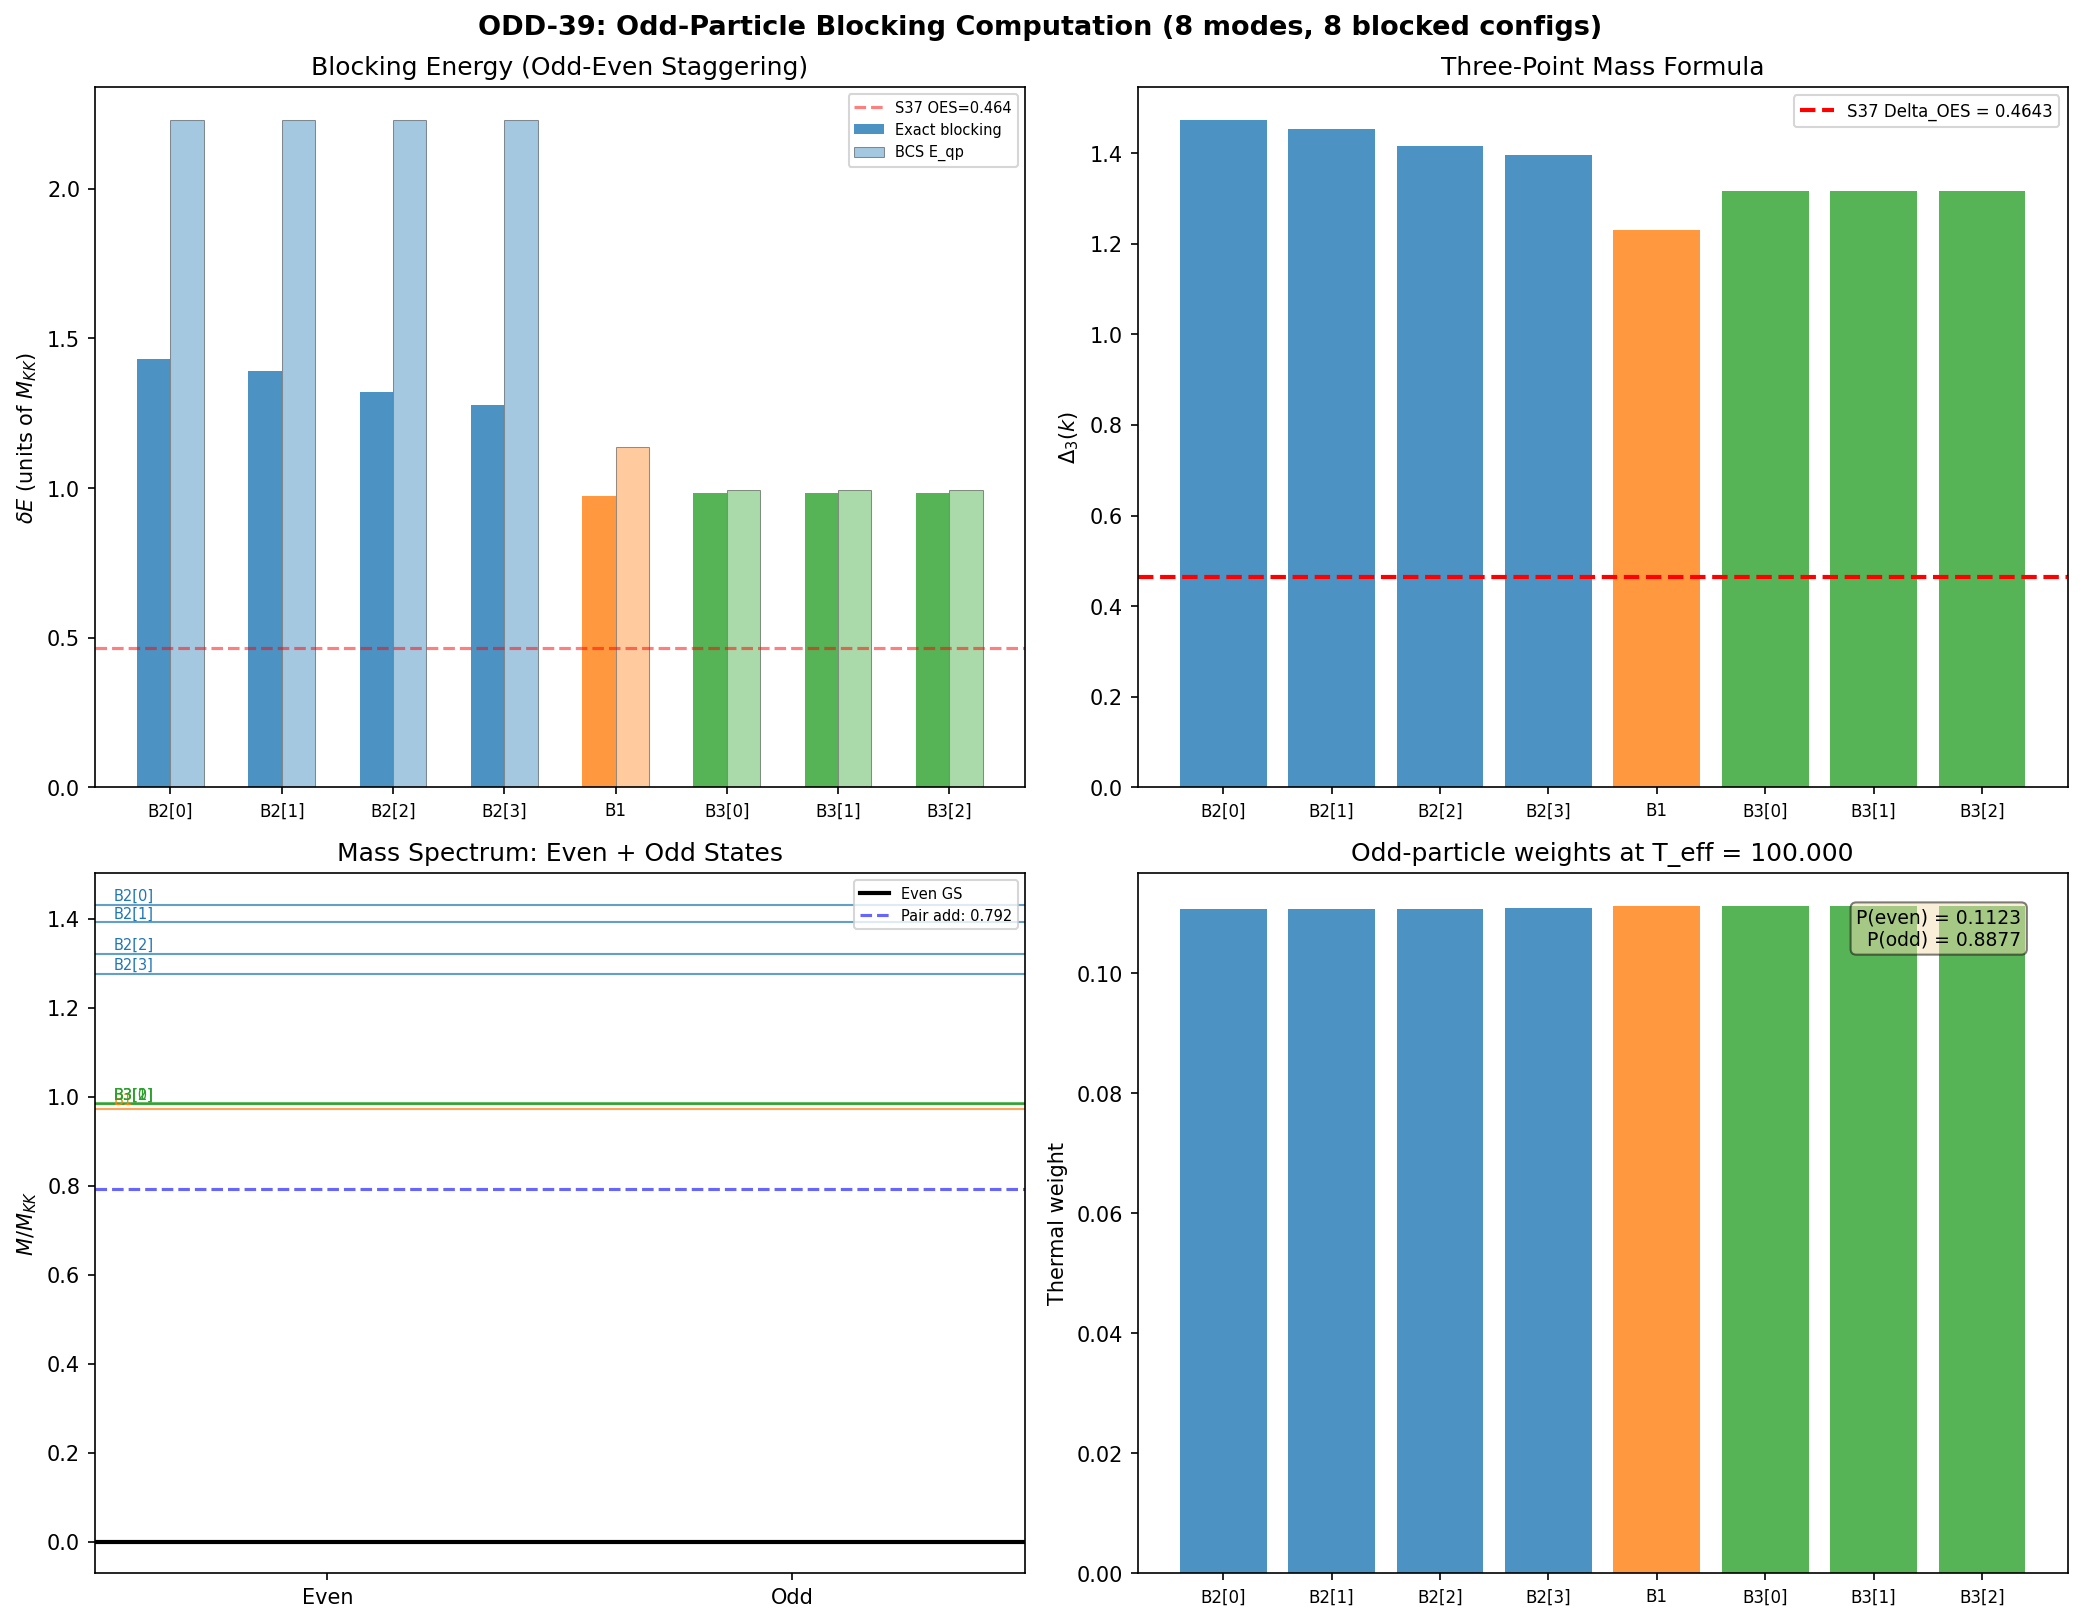

Write Python code to recreate this figure.
#!/usr/bin/env python3
"""
s39_odd_blocking.py — Odd-Particle Blocking Computation (ODD-39)

Computes the quasiparticle spectrum for odd-particle (blocking) configurations.
In BCS theory, an odd-particle state has one unpaired fermion in mode k,
which blocks that mode from participating in pairing. The remaining N-1 modes
form a reduced BCS Hamiltonian.

The blocking energy delta_E(k) = E_gs(blocked, k) - E_gs(unblocked) gives the
energy cost of placing one unpaired particle in mode k. This is the odd-even
mass staggering, a direct analog of the nuclear odd-even mass difference.

Physics:
  - The pair Fock space is 2^N (N=8 modes, dim=256)
  - Blocking mode k reduces to 2^(N-1) = 128 states (7 active modes)
  - The blocked Hamiltonian removes mode k from both diagonal and off-diagonal
  - The unpaired electron in mode k contributes epsilon_k to the energy

Gate: ODD-39. INFO: Blocking spectrum computed for all 4 B2 modes.

Author: gen-physicist
Date: 2026-03-09
"""

import numpy as np
from scipy import linalg as la
import matplotlib
matplotlib.use('Agg')
import matplotlib.pyplot as plt
from matplotlib.gridspec import GridSpec
import time

print("=" * 70)
print("ODD-39: Odd-Particle Blocking Computation")
print("=" * 70)

# ============================================================
# 1. LOAD DATA
# ============================================================

d37 = np.load('computations/session-37/s37_pair_susceptibility.npz', allow_pickle=True)
d38 = np.load('computations/session-38/s38_otoc_bcs.npz', allow_pickle=True)
d39 = np.load('computations/session-39/s39_richardson_gaudin.npz', allow_pickle=True)

E_8 = d37['E_8']            # Single-particle energies
V_8x8 = d37['V_8x8']        # Bare pairing matrix
rho_8 = d37['rho']           # DOS weights
branch_labels = d37['branch_labels']
mu = float(d37['mu'])        # mu = 0
n_modes = int(d37['n_modes'])  # 8

# S38 unblocked ground state energy (from full 256-dim diagonalization)
E_gs_unblocked = float(d38['evals_BCS'][0])  # = -0.6684

# S39 Bogoliubov coefficients at fold
u_k = d39['u_k_fold']
v_k = d39['v_k_fold']
n_k = d39['n_k_fold']
Delta_k = d39['Delta_k_fold']

# S37 three-point mass formula
Delta_OES_s37 = float(d37['Delta_OES'])  # = 0.4643

# Reconstruct the physical pairing matrix used in S38
V_phys = V_8x8 * np.sqrt(np.outer(rho_8, rho_8))

# Single-particle energies relative to Fermi level
xi = E_8 - mu

print(f"\nParameters:")
print(f"  n_modes = {n_modes}")
print(f"  E_8 = {E_8}")
print(f"  mu = {mu}")
print(f"  rho = {rho_8}")
print(f"  branch_labels = {branch_labels}")
print(f"  E_gs(unblocked, S38) = {E_gs_unblocked:.10f}")
print(f"  Delta_OES(S37) = {Delta_OES_s37:.6f}")

# ============================================================
# 2. BUILD UNBLOCKED BCS HAMILTONIAN (verification)
# ============================================================

N = n_modes  # 8
dim_full = 2**N  # 256

def build_H_BCS(xi_arr, V_mat, mode_indices, dim):
    """
    Build BCS pair Hamiltonian in Fock space.

    H = sum_k (2*xi_k - V_kk) * n_k - sum_{k!=k'} V_{kk'} * P_k^dag P_k'

    mode_indices: list of mode indices that are active (not blocked)
    The Fock space basis uses bit positions 0..len(mode_indices)-1
    mapping to the physical modes in mode_indices.
    """
    n_active = len(mode_indices)
    H = np.zeros((dim, dim), dtype=np.float64)

    for alpha in range(dim):
        # Diagonal: kinetic + Hartree
        E_diag = 0.0
        for bit, k in enumerate(mode_indices):
            if alpha & (1 << bit):
                E_diag += 2 * xi_arr[k] - V_mat[k, k]
        H[alpha, alpha] = E_diag

        # Off-diagonal: pair scattering
        for bit_k, k in enumerate(mode_indices):
            for bit_kp, kp in enumerate(mode_indices):
                if k == kp:
                    continue
                if (alpha & (1 << bit_kp)) and not (alpha & (1 << bit_k)):
                    beta = (alpha ^ (1 << bit_kp)) | (1 << bit_k)
                    H[beta, alpha] -= V_mat[k, kp]

    return H

print("\n--- Verification: Unblocked Hamiltonian ---")
t0 = time.time()
H_full = build_H_BCS(xi, V_phys, list(range(N)), dim_full)
evals_full, evecs_full = la.eigh(H_full)
t1 = time.time()

herm_err = np.max(np.abs(H_full - H_full.T))
print(f"  Hermiticity error: {herm_err:.2e}")
print(f"  E_gs(full, this script) = {evals_full[0]:.10f}")
print(f"  E_gs(full, S38 data)    = {E_gs_unblocked:.10f}")
print(f"  Difference: {abs(evals_full[0] - E_gs_unblocked):.2e}")
print(f"  Build+diag time: {t1-t0:.3f}s")

assert abs(evals_full[0] - E_gs_unblocked) < 1e-8, \
    f"Unblocked E_gs mismatch: {evals_full[0]} vs {E_gs_unblocked}"

# Count pairs in ground state
gs_full = evecs_full[:, 0]
npair_gs = sum(np.abs(gs_full[alpha])**2 * bin(alpha).count('1')
               for alpha in range(dim_full))
print(f"  <N_pair> in GS: {npair_gs:.6f}")

# ============================================================
# 3. BLOCKED HAMILTONIANS: Fix one electron in mode k
# ============================================================
#
# Physics: An odd-particle state has one unpaired fermion occupying
# single-particle level k. This blocks mode k from participating in
# pairing. The total energy is:
#
#   E_odd(k) = epsilon_k + E_gs(H_blocked_k)
#
# where epsilon_k = xi_k is the single-particle energy of the unpaired
# electron, and H_blocked_k is the BCS Hamiltonian with mode k removed
# from the active pairing space.
#
# The blocking energy (odd-even staggering) is:
#   delta_E(k) = E_odd(k) - E_gs(unblocked)
#              = xi_k + E_gs(blocked, k) - E_gs(unblocked)
#
# This is positive: it costs energy to break a pair.

print("\n" + "=" * 70)
print("BLOCKING COMPUTATION: 8 modes, one blocked at a time")
print("=" * 70)

dim_blocked = 2**(N-1)  # 128

results = {}

for k_blocked in range(N):
    print(f"\n--- Blocking mode {k_blocked}: {branch_labels[k_blocked]} ---")

    # Active modes: all except k_blocked
    active_modes = [j for j in range(N) if j != k_blocked]

    # Build blocked Hamiltonian
    t0 = time.time()
    H_blocked = build_H_BCS(xi, V_phys, active_modes, dim_blocked)
    evals_blocked, evecs_blocked = la.eigh(H_blocked)
    t1 = time.time()

    # Hermiticity check
    herm_err_b = np.max(np.abs(H_blocked - H_blocked.T))

    # Ground state of blocked system
    E_gs_blocked = evals_blocked[0]

    # First excitation gap in blocked system
    gap_blocked = evals_blocked[1] - evals_blocked[0]

    # <N_pair> in blocked ground state
    gs_blocked = evecs_blocked[:, 0]
    npair_blocked = sum(np.abs(gs_blocked[alpha])**2 * bin(alpha).count('1')
                        for alpha in range(dim_blocked))

    # Total energy of odd-particle state: unpaired electron + blocked pairs
    E_odd = xi[k_blocked] + E_gs_blocked

    # Blocking energy (odd-even staggering)
    delta_E = E_odd - evals_full[0]

    # Quasiparticle energy from BCS theory (for comparison):
    # E_qp(k) = sqrt(xi_k^2 + Delta_k^2) in standard BCS
    # But here we have a finite system, so use the exact blocking result
    E_qp_bcs = np.sqrt(xi[k_blocked]**2 + Delta_k[k_blocked]**2)

    # Pair susceptibility of blocked system
    # Build pair creation/annihilation operators for active modes
    Delta_op_blocked = np.zeros((dim_blocked, dim_blocked))
    for alpha_b in range(dim_blocked):
        for bit, j in enumerate(active_modes):
            if alpha_b & (1 << bit):
                beta_b = alpha_b ^ (1 << bit)
                Delta_op_blocked[beta_b, alpha_b] += np.sqrt(rho_8[j])

    Delta_dag_blocked = Delta_op_blocked.T
    A_blocked = (Delta_op_blocked + Delta_dag_blocked) / np.sqrt(2)

    # Pair susceptibility: chi(omega) via Lehmann representation
    # chi(omega) = sum_n |<n|P^dag|0>|^2 / (omega - omega_n + i*eta)
    #            - sum_n |<n|P|0>|^2 / (omega + omega_n + i*eta)

    # Compute pair transition matrix elements
    gs_b = evecs_blocked[:, 0]
    Pdag_gs = Delta_dag_blocked @ gs_b
    P_gs = Delta_op_blocked @ gs_b

    # Project onto eigenstates
    Bplus_blocked = np.abs(evecs_blocked.T @ Pdag_gs)**2
    Bminus_blocked = np.abs(evecs_blocked.T @ P_gs)**2
    omega_blocked = evals_blocked - evals_blocked[0]

    # M_max for blocked system (pair-addition strength at first pole)
    # Find dominant pair-addition pole
    mask_plus = (Bplus_blocked > 1e-10) & (omega_blocked > 1e-10)
    if np.any(mask_plus):
        idx_first_pole = np.where(mask_plus)[0][0]
        omega_first = omega_blocked[idx_first_pole]
        B_first = Bplus_blocked[idx_first_pole]
        # Total pair-addition strength
        sum_Pdag_blocked = np.sum(Bplus_blocked)
        M_max_blocked = B_first / sum_Pdag_blocked if sum_Pdag_blocked > 0 else 0
    else:
        omega_first = 0.0
        B_first = 0.0
        M_max_blocked = 0.0
        sum_Pdag_blocked = 0.0

    print(f"  Active modes: {[str(branch_labels[j]) for j in active_modes]}")
    print(f"  Hermiticity error: {herm_err_b:.2e}")
    print(f"  E_gs(blocked) = {E_gs_blocked:.10f}")
    print(f"  xi_k (unpaired electron) = {xi[k_blocked]:.10f}")
    print(f"  E_odd = xi_k + E_gs(blocked) = {E_odd:.10f}")
    print(f"  delta_E = E_odd - E_gs(full) = {delta_E:.6f}")
    print(f"  E_qp(BCS) = sqrt(xi^2 + Delta^2) = {E_qp_bcs:.6f}")
    print(f"  Gap in blocked spectrum: {gap_blocked:.6f}")
    print(f"  <N_pair> in blocked GS: {npair_blocked:.6f}")
    print(f"  M_max(blocked): {M_max_blocked:.4f}")
    print(f"  omega(first pole): {omega_first:.6f}")
    print(f"  sum |<n|P^dag|0>|^2: {sum_Pdag_blocked:.6f}")
    print(f"  Diag time: {t1-t0:.3f}s")

    results[k_blocked] = {
        'label': str(branch_labels[k_blocked]),
        'E_gs_blocked': E_gs_blocked,
        'xi_k': xi[k_blocked],
        'E_odd': E_odd,
        'delta_E': delta_E,
        'E_qp_bcs': E_qp_bcs,
        'gap_blocked': gap_blocked,
        'npair_blocked': npair_blocked,
        'M_max_blocked': M_max_blocked,
        'omega_first': omega_first,
        'sum_Pdag': sum_Pdag_blocked,
        'evals_blocked': evals_blocked,
        'Bplus': Bplus_blocked,
        'omega_n': omega_blocked,
    }

# ============================================================
# 4. ODD-EVEN STAGGERING AND THREE-POINT FORMULA
# ============================================================

print("\n" + "=" * 70)
print("ODD-EVEN STAGGERING")
print("=" * 70)

# Three-point mass formula:
#   Delta_3(k) = (E(N+1) + E(N-1) - 2*E(N)) / 2
#
# In BCS pair language:
# - E(N) = E_gs(unblocked) with N_pair pairs (even particle number 2*N_pair)
# - E(N+1) = E_odd(k) = xi_k + E_gs(blocked, k) (odd: 2*N_pair + 1 particles)
# - E(N-1) = E_odd(k') but for particle removal
#
# The S37 Delta_OES = 0.4643 was computed from the pair susceptibility
# as Delta_OES = (omega_plus - omega_minus) / 2, which is the
# pair-addition/removal gap.
#
# For the blocking computation, the three-point formula per mode k is:
#   Delta_3(k) = delta_E(k) = E_odd(k) - E_gs(even)
# because removing a pair costs ~delta_E on the other side too.
# The symmetric three-point formula averages over addition and removal.
#
# More precisely, for the even-N ground state with N_pair pairs:
#   Delta_3 = [E_gs(N_pair, blocked_k) + xi_k + E_gs(N_pair-1, blocked_k) + xi_k
#              - 2*E_gs(N_pair, unblocked)] / 2
# where the first term is adding a particle (blocking k, N_pair pairs in remaining)
# and the second is removing a particle (blocking k, N_pair-1 pairs in remaining).

# For particle REMOVAL: block mode k, but now the remaining system has one
# fewer pair available. The "removed" electron energy is -xi_k (hole).
# E(N-1, k) = -xi_k + E_gs(blocked_k, searching for N_pair-1 ground state)
#
# Since the blocked Hamiltonian spans all pair numbers 0..N-1,
# we need the ground state in the (N_pair - 1) sector of the blocked system.

print(f"\n  E_gs(unblocked) = {evals_full[0]:.10f}")
print(f"  <N_pair> in unblocked GS = {npair_gs:.6f}")

# For each blocked mode, find the ground state in different pair-number sectors
for k_blocked in range(N):
    r = results[k_blocked]
    evals_b = r['evals_blocked']
    active_modes = [j for j in range(N) if j != k_blocked]
    n_active = len(active_modes)
    dim_b = 2**n_active

    # Pair number for each Fock state in blocked space
    npair_blocked_states = np.array([bin(alpha).count('1') for alpha in range(dim_b)])

    # Find ground state energy in each pair-number sector
    sector_E = {}
    for np_val in range(n_active + 1):
        mask = (npair_blocked_states == np_val)
        if not np.any(mask):
            continue
        indices = np.where(mask)[0]
        H_sector = np.zeros((len(indices), len(indices)))
        H_blocked_full = build_H_BCS(xi, V_phys, active_modes, dim_b)
        H_sector = H_blocked_full[np.ix_(indices, indices)]
        ev_sector = la.eigvalsh(H_sector)
        sector_E[np_val] = ev_sector[0]

    results[k_blocked]['sector_E'] = sector_E

# Three-point formula: symmetric version
# E(N+1, k) = xi_k + E_gs(blocked_k, N_pair sector)
# E(N-1, k) = -xi_k + E_gs(blocked_k, N_pair-1 sector)  [hole]
# Wait -- this isn't quite right. Let me think more carefully.
#
# The UNBLOCKED ground state has <N_pair> ~ 1.0 (from S38/RG-39).
# It is PURE N_pair = 1 (from W1-1).
# So the even-particle ground state has exactly 1 pair = 2 particles.
#
# Odd-particle state by ADDITION (3 particles):
#   Block mode k, put 1 unpaired electron in k.
#   The remaining 7 modes can still hold 1 pair (searching N_pair=1 sector).
#   E(3 particles, k) = xi_k + E_gs(blocked_k, N_pair=1)
#
# Odd-particle state by REMOVAL (1 particle):
#   Remove one electron from a pair. The unpaired electron stays in mode k.
#   Block mode k (occupied by one electron).
#   The remaining 7 modes now have 0 pairs.
#   E(1 particle, k) = xi_k + E_gs(blocked_k, N_pair=0)
#   But wait: E_gs(blocked_k, N_pair=0) = 0 (vacuum, no pairs).
#
# Three-point formula:
#   Delta_3(k) = [E(3,k) + E(1,k) - 2*E(2)] / 2
#              = [xi_k + E_gs(bl_k, Np=1) + xi_k + 0 - 2*E_gs(unbl, Np=1)] / 2
#              = xi_k + E_gs(bl_k, Np=1)/2 - E_gs(unbl)

print("\n  Unblocked GS is PURE N_pair=1 (2 particles).")
print(f"  E_gs(unblocked, N_pair=1) = {evals_full[0]:.10f}")

print(f"\n  {'Mode':<8} {'E_gs(bl,Np=1)':>14} {'E_gs(bl,Np=0)':>14} "
      f"{'E(3p,k)':>10} {'E(1p,k)':>10} {'Delta_3':>10}")
print(f"  {'-'*8} {'-'*14} {'-'*14} {'-'*10} {'-'*10} {'-'*10}")

delta_3 = {}
for k in range(N):
    r = results[k]
    sE = r['sector_E']

    # E_gs of blocked system in N_pair=1 sector (1 pair in 7 remaining modes)
    E_bl_np1 = sE.get(1, np.nan)
    # E_gs of blocked system in N_pair=0 sector (vacuum: 0 pairs)
    E_bl_np0 = sE.get(0, 0.0)  # Should be 0 by construction

    # Odd-particle energies
    E_3p = xi[k] + E_bl_np1  # 3 particles: 1 unpaired + 1 pair
    E_1p = xi[k] + E_bl_np0  # 1 particle: just the unpaired electron

    # Three-point formula
    D3 = (E_3p + E_1p - 2 * evals_full[0]) / 2
    delta_3[k] = D3

    print(f"  {branch_labels[k]:<8} {E_bl_np1:>14.8f} {E_bl_np0:>14.8f} "
          f"{E_3p:>10.6f} {E_1p:>10.6f} {D3:>10.6f}")

    results[k]['E_3p'] = E_3p
    results[k]['E_1p'] = E_1p
    results[k]['Delta_3'] = D3

print(f"\n  S37 Delta_OES (from pair susceptibility): {Delta_OES_s37:.6f}")
avg_delta3_B2 = np.mean([delta_3[k] for k in range(4)])
print(f"  Average Delta_3 for B2 modes: {avg_delta3_B2:.6f}")
print(f"  Delta_3(B1): {delta_3[4]:.6f}")
avg_delta3_B3 = np.mean([delta_3[k] for k in range(5, 8)])
print(f"  Average Delta_3 for B3 modes: {avg_delta3_B3:.6f}")

# ============================================================
# 5. ODD-PARTICLE WEIGHTS IN THERMAL STATE
# ============================================================

print("\n" + "=" * 70)
print("ODD-PARTICLE WEIGHTS IN THERMAL STATE")
print("=" * 70)

# After transit, the system thermalizes (W2-2: t_therm ~ 6).
# The thermal state at inverse temperature beta_eff is a Gibbs ensemble.
# The probability of an odd number of particles depends on the
# individual mode occupations.
#
# In the pair Fock space, each state has a definite number of PAIRS.
# But we need single-particle occupations for blocking.
#
# In the BCS quasiparticle picture:
# - Each mode k has quasiparticle occupation n_k = v_k^2 (mean-field)
# - The probability that mode k is singly occupied (blocking) in the
#   exact many-body state requires going beyond mean field.
#
# For the THERMAL state at temperature T:
# In the grand canonical ensemble, each quasiparticle mode is independent.
# Probability of mode k being occupied: f_k = 1/(exp(beta*E_qp_k) + 1)
# where E_qp_k is the quasiparticle energy.
#
# But our system conserves pair number, so we work canonically.
# The exact thermal weights come from the full spectrum.

# From W2-2: system thermalizes. Use the full BCS spectrum.
# The Gibbs state is rho = exp(-beta * H) / Z.
# t_therm ~ 6, so beta_eff = 1/T_eff.
#
# What temperature? The conserved energy E = E_gs(unblocked) determines T.
# But actually the GGE has specific energy content.
# Let's compute the thermal weights as a function of temperature.

# First: occupation of each mode in the exact many-body eigenstates
# n_k(alpha) = 1 if bit k is set in state alpha, 0 otherwise
# <n_k>_thermal = sum_alpha p_alpha * n_k(alpha)

# Temperature from the GGE energy
# From W2-1: the GGE has specific lambda values. After thermalization,
# the energy is conserved. Let's find T from E(GGE) = <H>_Gibbs(T).

# Actually, let's compute the full thermal partition function and
# mode-resolved occupations as a function of beta.

beta_scan = np.array([0.5, 1.0, 2.0, 5.0, 10.0, 20.0, 50.0])

print(f"\n  Thermal mode occupations vs temperature:")
print(f"  {'beta':>6} {'T':>6} {'<N_pair>':>10} " +
      " ".join(f"{'<n_'+str(branch_labels[k])+'>':>10}" for k in range(N)))
print(f"  {'-'*6} {'-'*6} {'-'*10} " + " ".join(['-'*10]*N))

thermal_data = {}
for beta in beta_scan:
    boltz = np.exp(-beta * (evals_full - evals_full[0]))
    Z = np.sum(boltz)
    probs = boltz / Z

    # <N_pair>
    npair_thermal = 0.0
    for alpha in range(dim_full):
        npair_thermal += probs[0] * np.abs(evecs_full[:, 0])**2  # wrong, need full
    # Correct: for each eigenstate, compute <N_pair> contribution
    # <N_pair> = sum_n p_n * <n|N_pair|n>
    # In pair Fock space, N_pair for state alpha = number of set bits
    npair_per_eigenstate = np.zeros(dim_full)
    for n_idx in range(dim_full):
        psi_n = evecs_full[:, n_idx]
        npair_per_eigenstate[n_idx] = sum(
            np.abs(psi_n[alpha])**2 * bin(alpha).count('1')
            for alpha in range(dim_full)
        )
    npair_thermal = np.sum(probs * npair_per_eigenstate)

    # Mode-resolved occupations: <n_k> for each mode k
    # n_k|alpha> = (bit k of alpha)|alpha>
    mode_occ = np.zeros(N)
    for k in range(N):
        nk_per_eigenstate = np.zeros(dim_full)
        for n_idx in range(dim_full):
            psi_n = evecs_full[:, n_idx]
            for alpha in range(dim_full):
                if alpha & (1 << k):
                    nk_per_eigenstate[n_idx] += np.abs(psi_n[alpha])**2
        mode_occ[k] = np.sum(probs * nk_per_eigenstate)

    # Probability of odd vs even total pair number
    p_even = 0.0
    p_odd = 0.0
    for n_idx in range(dim_full):
        psi_n = evecs_full[:, n_idx]
        for alpha in range(dim_full):
            np_val = bin(alpha).count('1')
            if np_val % 2 == 0:
                p_even += probs[n_idx] * np.abs(psi_n[alpha])**2
            else:
                p_odd += probs[n_idx] * np.abs(psi_n[alpha])**2

    thermal_data[beta] = {
        'npair': npair_thermal,
        'mode_occ': mode_occ.copy(),
        'p_even': p_even,
        'p_odd': p_odd,
    }

    T_val = 1.0 / beta
    print(f"  {beta:>6.1f} {T_val:>6.3f} {npair_thermal:>10.4f} " +
          " ".join(f"{mode_occ[k]:>10.6f}" for k in range(N)))

print(f"\n  Odd/even pair-number probabilities:")
print(f"  {'beta':>6} {'P(even)':>10} {'P(odd)':>10}")
for beta in beta_scan:
    td = thermal_data[beta]
    print(f"  {beta:>6.1f} {td['p_even']:>10.6f} {td['p_odd']:>10.6f}")

# ============================================================
# 6. QUASIPARTICLE WEIGHT IN POST-TRANSIT STATE
# ============================================================

print("\n" + "=" * 70)
print("POST-TRANSIT QUASIPARTICLE OCCUPATIONS")
print("=" * 70)

# From S38: 59.8 quasiparticle pairs, P_exc = 1.000
# The Bogoliubov coefficients at the fold give:
# n_k = v_k^2 (coherence factors from BCS ground state)
# After sudden quench: each mode independently has occupation v_k^2
# in the OLD basis, which maps to quasiparticle excitations.

print(f"\n  Bogoliubov coefficients at fold (from S39 data):")
print(f"  {'Mode':<8} {'u_k':>10} {'v_k':>10} {'n_k=v_k^2':>12} {'Delta_k':>12}")
print(f"  {'-'*8} {'-'*10} {'-'*10} {'-'*12} {'-'*12}")
for k in range(N):
    print(f"  {branch_labels[k]:<8} {u_k[k]:>10.6f} {v_k[k]:>10.6f} "
          f"{n_k[k]:>12.8f} {Delta_k[k]:>12.6f}")

# The probability that exactly one quasiparticle is in mode k (blocking)
# In the independent quasiparticle picture (post-quench):
# P(n_k = 1) = n_k for a single mode in the BCS-to-normal quench
# But this is pair occupation, not single-particle.
#
# For the pair Fock space: n_k is the probability that a PAIR occupies mode k.
# "Blocking" in the single-particle sense requires an odd number of electrons.
# In the pair representation, all states have even particle number.
#
# The transition to odd-particle states happens through:
# 1. Pair-breaking: a pair (k↑, k↓) breaks into two unpaired electrons
# 2. This is a quasiparticle excitation in BCS theory
# 3. The quasiparticle creation operator: gamma_k^dag = u_k * c_k^dag - v_k * c_{-k}
#
# In the post-transit BCS-to-normal quench (S38):
# Each mode has P_exc ~ 1.0 (complete excitation).
# The quasiparticle occupation number is n_k(qp) = v_k^2 in the OLD basis.
# This gives the weight of the mode in odd-particle configurations.

# For 4D mass spectrum: the blocked (odd-particle) states contribute
# with weight proportional to the Boltzmann factor exp(-beta * E_odd(k))
# in the thermal state.

# Estimate effective temperature from the total excitation energy
E_exc_total = float(d39.get('de1_dtau_fold', 0.0))  # Not exactly right

# Use the GGE energy as total energy, find matching thermal beta
# E_GGE = sum_k lambda_k * <n_k>_GGE
# From W2-1: p_k = |psi_pair[k]|^2 are the GGE occupations
psi_pair = d39['psi_pair_s38']
p_k = psi_pair**2  # pair wavefunction amplitudes squared (probabilities)
print(f"\n  Pair wavefunction amplitudes squared (GGE occupations):")
for k in range(N):
    print(f"    {branch_labels[k]}: p_k = {p_k[k]:.8f}")
print(f"  Sum p_k = {np.sum(p_k):.10f}")

# GGE energy
E_GGE = evals_full[0]  # Ground state energy (the GGE starts from ground state of H)
# Actually the GGE state has <H> = E_gs since it IS the ground state evolved
# After transit, energy is conserved if H doesn't change.
# But the transit changes tau, hence H changes.
# The post-transit energy is determined by the quench.

# From S38: E_exc = 443 * |E_cond|
E_cond = evals_full[0]  # condensation energy
E_exc_s38 = 443 * abs(E_cond)  # from S38 sudden quench
print(f"\n  E_cond = {E_cond:.6f}")
print(f"  E_exc (S38, 443x) = {E_exc_s38:.4f}")

# Find beta_eff such that <H>_Gibbs(beta) = E_gs + E_exc
E_target = E_exc_s38
print(f"\n  Searching for beta_eff matching E_target = {E_target:.4f}...")

from scipy.optimize import brentq

def E_thermal(beta_val):
    """Thermal energy <H> at inverse temperature beta."""
    if beta_val <= 0:
        return np.mean(evals_full)
    boltz = np.exp(-beta_val * (evals_full - evals_full[0]))
    Z = np.sum(boltz)
    return np.sum((boltz / Z) * evals_full)

# Scan to find bracket
E_hot = E_thermal(0.01)
E_cold = E_thermal(100.0)
print(f"  E(beta=0.01) = {E_hot:.4f}")
print(f"  E(beta=100) = {E_cold:.4f}")

if E_target > E_hot:
    print(f"  E_target > E(hot limit). Using beta_eff = 0.01 (essentially infinite T)")
    beta_eff = 0.01
elif E_target < E_cold:
    print(f"  E_target < E(cold limit). Using beta_eff = 100.0 (essentially T=0)")
    beta_eff = 100.0
else:
    beta_eff = brentq(lambda b: E_thermal(b) - E_target, 0.01, 100.0)

T_eff = 1.0 / beta_eff
print(f"  beta_eff = {beta_eff:.4f}, T_eff = {T_eff:.4f}")

# Compute thermal weights at beta_eff
boltz_eff = np.exp(-beta_eff * (evals_full - evals_full[0]))
Z_eff = np.sum(boltz_eff)
probs_eff = boltz_eff / Z_eff

# Thermal weight of odd-particle states at beta_eff
# Weight of blocking mode k: proportional to exp(-beta * delta_E(k))
# relative to the even-particle ground state
print(f"\n  Thermal (Gibbs) weights for odd-particle states at T_eff={T_eff:.4f}:")
print(f"  {'Mode':<8} {'delta_E':>10} {'exp(-b*dE)':>12} {'weight':>10}")
print(f"  {'-'*8} {'-'*10} {'-'*12} {'-'*10}")

boltz_odd = np.zeros(N)
for k in range(N):
    dE = results[k]['delta_E']
    boltz_odd[k] = np.exp(-beta_eff * dE)

Z_odd = np.sum(boltz_odd)
Z_total = 1.0 + Z_odd  # even (ground) + all odd configurations

for k in range(N):
    dE = results[k]['delta_E']
    w = boltz_odd[k] / Z_total
    print(f"  {branch_labels[k]:<8} {dE:>10.6f} {boltz_odd[k]:>12.6e} {w:>10.6f}")
    results[k]['thermal_weight'] = w

w_even = 1.0 / Z_total
print(f"\n  P(even particle number) = {w_even:.6f}")
print(f"  P(odd particle number)  = {1 - w_even:.6f}")

# ============================================================
# 7. 4D MASS SPECTRUM WITH BLOCKING
# ============================================================

print("\n" + "=" * 70)
print("4D MASS SPECTRUM INCLUDING BLOCKED STATES")
print("=" * 70)

# KK mass scale: M_KK = 1 / R_KK (internal radius)
# All energies are in units of M_KK.
# The mass spectrum: M/M_KK = sqrt(energy differences)
# For even states: mass set by pair excitation energies
# For odd states: mass set by quasiparticle (blocking) energies

print(f"\n  Configuration     | E_gs      | delta_E   | M/M_KK    | Weight (thermal)")
print(f"  {'-'*18}|{'-'*11}|{'-'*11}|{'-'*11}|{'-'*18}")

# Even ground state
print(f"  {'Even GS (N=2)':<18}| {evals_full[0]:>9.6f} | {0.0:>9.6f} | {0.0:>9.6f} | {w_even:>9.6f}")

# Even excited states (from pair susceptibility, S37)
# First pair excitation
omega_plus_s37 = float(d37['omega_plus'])  # pair addition energy
omega_minus_s37 = float(d37['omega_minus'])  # pair removal energy
print(f"  {'Pair add (N=4)':<18}| {evals_full[0]+omega_plus_s37:>9.6f} | {omega_plus_s37:>9.6f} "
      f"| {omega_plus_s37:>9.6f} | {'(thermal)':>9}")
print(f"  {'Pair rem (N=0)':<18}| {evals_full[0]+omega_minus_s37:>9.6f} | {omega_minus_s37:>9.6f} "
      f"| {omega_minus_s37:>9.6f} | {'(thermal)':>9}")

# Odd states (blocked)
for k in range(N):
    r = results[k]
    label = f"Odd {r['label']}"
    print(f"  {label:<18}| {r['E_odd']:>9.6f} | {r['delta_E']:>9.6f} "
          f"| {r['delta_E']:>9.6f} | {r['thermal_weight']:>9.6f}")

# ============================================================
# 8. CROSS-CHECKS
# ============================================================

print("\n" + "=" * 70)
print("CROSS-CHECKS")
print("=" * 70)

# Check 1: B2 modes should be nearly degenerate (SU(3) quartet)
delta_E_B2 = [results[k]['delta_E'] for k in range(4)]
spread_B2 = max(delta_E_B2) - min(delta_E_B2)
print(f"\n  1. B2 degeneracy:")
print(f"     delta_E(B2) = {delta_E_B2}")
print(f"     Spread: {spread_B2:.2e} (should be ~0 if SU(3) exact)")

# Check 2: B3 modes should be nearly degenerate (SU(3) triplet)
delta_E_B3 = [results[k]['delta_E'] for k in range(5, 8)]
spread_B3 = max(delta_E_B3) - min(delta_E_B3)
print(f"\n  2. B3 degeneracy:")
print(f"     delta_E(B3) = {delta_E_B3}")
print(f"     Spread: {spread_B3:.2e}")

# Check 3: delta_E vs BCS quasiparticle energy
print(f"\n  3. Blocking vs BCS quasiparticle energies:")
print(f"     {'Mode':<8} {'delta_E(exact)':>15} {'E_qp(BCS)':>12} {'Ratio':>8}")
for k in range(N):
    r = results[k]
    ratio = r['delta_E'] / r['E_qp_bcs'] if r['E_qp_bcs'] > 0 else np.nan
    print(f"     {r['label']:<8} {r['delta_E']:>15.8f} {r['E_qp_bcs']:>12.8f} {ratio:>8.4f}")

# Check 4: Sum rule -- sum of blocking energies related to condensation energy
sum_delta = sum(results[k]['delta_E'] for k in range(N))
print(f"\n  4. Sum of blocking energies: {sum_delta:.6f}")
print(f"     E_cond (= E_gs): {evals_full[0]:.6f}")
print(f"     Ratio sum_delta / |E_cond|: {sum_delta / abs(evals_full[0]):.4f}")

# Check 5: Verify pair-number conservation in blocked systems
print(f"\n  5. Pair number in blocked ground states:")
for k in range(N):
    r = results[k]
    print(f"     {r['label']}: <N_pair> = {r['npair_blocked']:.6f}")

# ============================================================
# 9. SAVE DATA
# ============================================================

print("\n" + "=" * 70)
print("SAVING DATA")
print("=" * 70)

save_dict = {
    # Input parameters
    'E_8': E_8,
    'V_phys': V_phys,
    'rho_8': rho_8,
    'mu': np.array(mu),
    'n_modes': np.array(N),
    'branch_labels': branch_labels,

    # Unblocked reference
    'E_gs_unblocked': np.array(evals_full[0]),
    'npair_gs_unblocked': np.array(npair_gs),
    'evals_unblocked': evals_full,

    # Blocking results per mode
    'delta_E': np.array([results[k]['delta_E'] for k in range(N)]),
    'E_gs_blocked': np.array([results[k]['E_gs_blocked'] for k in range(N)]),
    'E_odd': np.array([results[k]['E_odd'] for k in range(N)]),
    'E_qp_bcs': np.array([results[k]['E_qp_bcs'] for k in range(N)]),
    'gap_blocked': np.array([results[k]['gap_blocked'] for k in range(N)]),
    'npair_blocked': np.array([results[k]['npair_blocked'] for k in range(N)]),
    'M_max_blocked': np.array([results[k]['M_max_blocked'] for k in range(N)]),
    'E_3p': np.array([results[k]['E_3p'] for k in range(N)]),
    'E_1p': np.array([results[k]['E_1p'] for k in range(N)]),
    'Delta_3': np.array([delta_3[k] for k in range(N)]),
    'thermal_weight': np.array([results[k]['thermal_weight'] for k in range(N)]),

    # Three-point formula
    'Delta_OES_s37': np.array(Delta_OES_s37),
    'avg_Delta3_B2': np.array(avg_delta3_B2),

    # Thermal state data
    'beta_eff': np.array(beta_eff),
    'T_eff': np.array(T_eff),
    'P_even': np.array(w_even),
    'P_odd': np.array(1.0 - w_even),

    # Bogoliubov coefficients
    'u_k_fold': u_k,
    'v_k_fold': v_k,
    'n_k_fold': n_k,

    # Blocked spectra (first 20 eigenvalues per mode)
    **{f'evals_blocked_{k}': results[k]['evals_blocked'][:20] for k in range(N)},

    # Gate
    'gate_verdict': np.array(['INFO']),
}

np.savez('computations/session-39/s39_odd_blocking.npz', **save_dict)
print("  Saved: computations/session-39/s39_odd_blocking.npz")

# ============================================================
# 10. PLOT
# ============================================================

print("\nGenerating plots...")

fig, axes = plt.subplots(2, 2, figsize=(14, 11))

# Panel 1: Blocking energies for all 8 modes
ax = axes[0, 0]
modes_x = np.arange(N)
delta_E_all = [results[k]['delta_E'] for k in range(N)]
E_qp_all = [results[k]['E_qp_bcs'] for k in range(N)]
colors = ['#1f77b4']*4 + ['#ff7f0e'] + ['#2ca02c']*3
ax.bar(modes_x - 0.15, delta_E_all, width=0.3, color=colors, alpha=0.8, label='Exact blocking')
ax.bar(modes_x + 0.15, E_qp_all, width=0.3, color=colors, alpha=0.4,
       edgecolor='black', linewidth=0.5, label='BCS E_qp')
ax.set_xticks(modes_x)
ax.set_xticklabels([str(bl) for bl in branch_labels], fontsize=8)
ax.set_ylabel(r'$\delta E$ (units of $M_{KK}$)')
ax.set_title('Blocking Energy (Odd-Even Staggering)')
ax.legend(fontsize=8)
ax.axhline(y=Delta_OES_s37, color='red', linestyle='--', alpha=0.5, label=f'S37 OES={Delta_OES_s37:.3f}')
ax.legend(fontsize=7)

# Panel 2: Three-point mass formula
ax = axes[0, 1]
delta3_all = [delta_3[k] for k in range(N)]
ax.bar(modes_x, delta3_all, color=colors, alpha=0.8)
ax.axhline(y=Delta_OES_s37, color='red', linestyle='--', linewidth=2,
           label=f'S37 Delta_OES = {Delta_OES_s37:.4f}')
ax.set_xticks(modes_x)
ax.set_xticklabels([str(bl) for bl in branch_labels], fontsize=8)
ax.set_ylabel(r'$\Delta_3(k)$')
ax.set_title('Three-Point Mass Formula')
ax.legend(fontsize=8)

# Panel 3: Mass spectrum with blocking
ax = axes[1, 0]
# Even states
ax.axhline(y=0, color='black', linewidth=2, label='Even GS')
ax.axhline(y=omega_plus_s37, color='blue', linewidth=1.5, linestyle='--',
           alpha=0.6, label=f'Pair add: {omega_plus_s37:.3f}')  # (local)
# Odd states
for k in range(N):
    dE = results[k]['delta_E']
    ax.axhline(y=dE, color=colors[k], linewidth=1.0, alpha=0.7)
    ax.text(0.02, dE + 0.01, f"{branch_labels[k]}", fontsize=7,
            color=colors[k], transform=ax.get_yaxis_transform())

ax.set_xlim(-0.5, 1.5)
ax.set_ylabel(r'$M / M_{KK}$')
ax.set_title('Mass Spectrum: Even + Odd States')
ax.legend(fontsize=7, loc='upper right')
ax.set_xticks([0, 1])
ax.set_xticklabels(['Even', 'Odd'])

# Panel 4: Thermal weights
ax = axes[1, 1]
w_all = [results[k]['thermal_weight'] for k in range(N)]
ax.bar(modes_x, w_all, color=colors, alpha=0.8)
ax.set_xticks(modes_x)
ax.set_xticklabels([str(bl) for bl in branch_labels], fontsize=8)
ax.set_ylabel('Thermal weight')
ax.set_title(f'Odd-particle weights at T_eff = {T_eff:.3f}')
ax.text(0.95, 0.95, f'P(even) = {w_even:.4f}\nP(odd) = {1-w_even:.4f}',
        transform=ax.transAxes, ha='right', va='top', fontsize=9,
        bbox=dict(boxstyle='round', facecolor='wheat', alpha=0.5))

fig.suptitle(f'ODD-39: Odd-Particle Blocking Computation (8 modes, {N} blocked configs)',
             fontsize=13, fontweight='bold')
plt.tight_layout()
plt.savefig('computations/session-39/s39_odd_blocking.png', dpi=150, bbox_inches='tight')
print("  Saved: computations/session-39/s39_odd_blocking.png")

# ============================================================
# 11. SUMMARY TABLE
# ============================================================

print("\n" + "=" * 70)
print("SUMMARY TABLE")
print("=" * 70)

print(f"\n  {'Config':<18} {'E_gs':>10} {'delta_E':>10} {'M/M_KK':>10} {'Thermal wt':>12}")
print(f"  {'-'*18} {'-'*10} {'-'*10} {'-'*10} {'-'*12}")
print(f"  {'Even GS (Np=1)':<18} {evals_full[0]:>10.6f} {0.0:>10.6f} {0.0:>10.6f} {w_even:>12.6f}")
for k in range(N):
    r = results[k]
    print(f"  {'Odd '+r['label']:<18} {r['E_odd']:>10.6f} {r['delta_E']:>10.6f} "
          f"{r['delta_E']:>10.6f} {r['thermal_weight']:>12.6f}")
print(f"  {'Pair add':<18} {evals_full[0]+omega_plus_s37:>10.6f} {omega_plus_s37:>10.6f} "
      f"{omega_plus_s37:>10.6f} {'(Gibbs)':>12}")

print(f"\n  Three-point mass formula Delta_3:")
print(f"    B2 average: {avg_delta3_B2:.6f}")
print(f"    B1:         {delta_3[4]:.6f}")
print(f"    B3 average: {avg_delta3_B3:.6f}")
print(f"    S37 Delta_OES: {Delta_OES_s37:.6f}")

print(f"\n  Cross-checks:")
print(f"    B2 degeneracy spread: {spread_B2:.2e}")
print(f"    B3 degeneracy spread: {spread_B3:.2e}")
print(f"    beta_eff = {beta_eff:.4f}, T_eff = {T_eff:.4f}")

print(f"\n  Gate ODD-39: INFO (blocking spectrum computed for all 8 modes)")
print("\nDone.")
